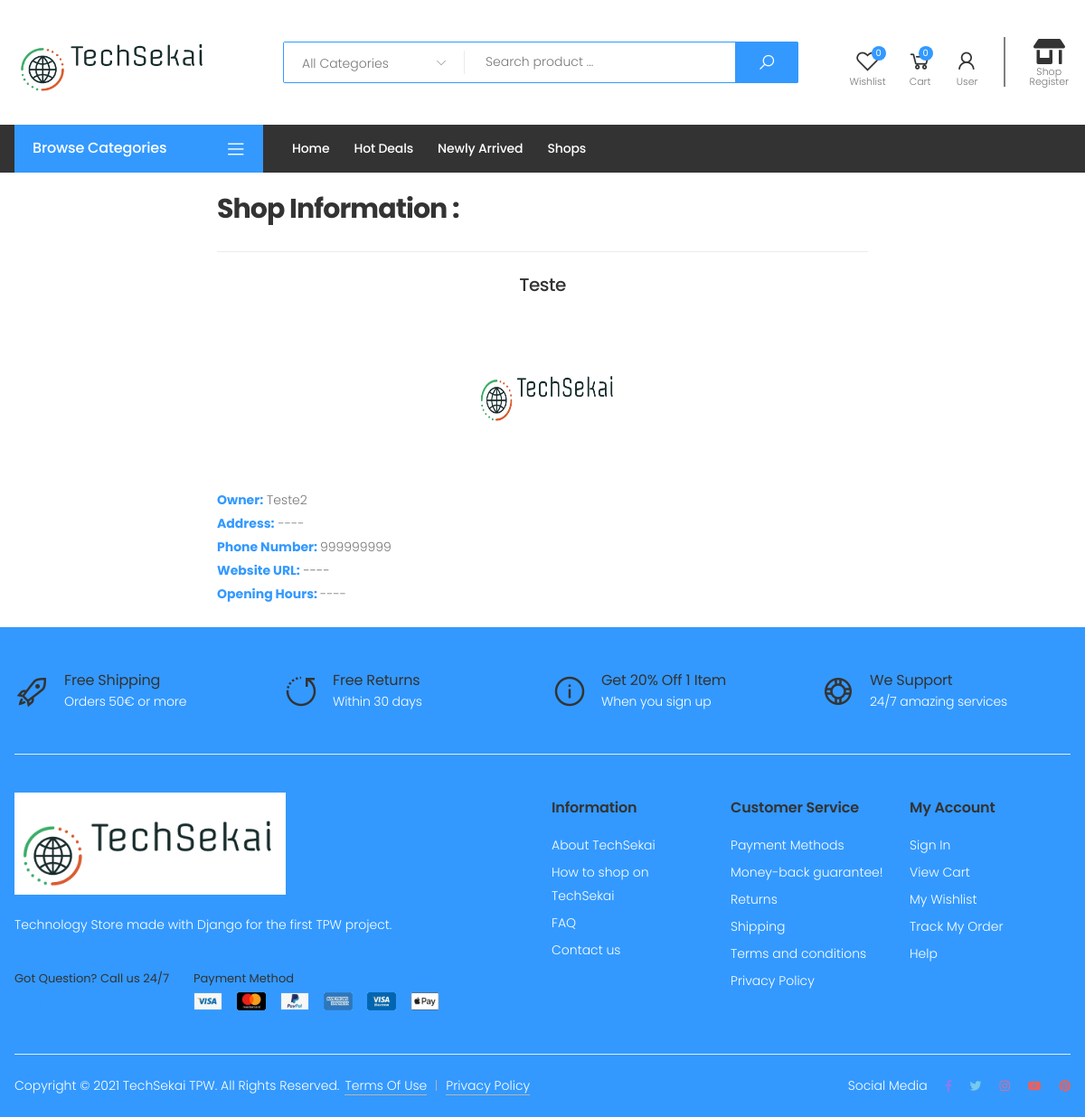
The page /shops/5/ on the database its author committed.
### TechSekai/models.py (models this page shows, shortened)
class Shop(models.Model):
    name = models.CharField(max_length=40, null=False)
    owner = models.OneToOneField(auth_models.User, on_delete=models.CASCADE)
    phone_number = models.PositiveBigIntegerField(null=True)
    address = models.ForeignKey(Address, on_delete=models.CASCADE, null=True)
    website = models.URLField(max_length=40, null=True)
    opening_hours = models.TimeField(null=True)
    image = models.ImageField(null=True, upload_to='images/')

### TechSekai/views.py (the view)
# urls.py: path('shops/<int:sid>/', views.see_shop, name='see_shop'),
def see_shop(request, sid):  ######
    shop = Shop.objects.get(id=sid)
    return render(request, 'shopDetails.html', {'shop': shop})

### TechSekai/context_processors.py (called while the page is built, shortened)
def category_context_processor(request):
    categories = cache.get('categories')
    if not categories:
        categories = Category.objects.all()
        cache.set('categories', categories)
    content = {'all_categories': categories.exclude(name='Other')}
    return content

### TechSekai/templatetags/auth_extras.py (called while the page is built)
@register.filter(name='has_group')
def has_group(user, group_name):
    group = Group.objects.get(name=group_name)
    return True if group in user.groups.all() else False

### TechSekai/templates/shopDetails.html
{% extends "mainLayout.html" %}
{% block main %}
    {% load static %}
    <div style="padding: 2% 20%;">
            <h3><b> Shop Information : </b></h3>
            <hr>
            <h5 align="center">{{ shop.name }}</h5>
            <div align="center">
                <img src="/media/{{ shop.image }}" alt="Shop image" style="height: 200px;width: 200px;" class="img-fluid">
            </div>
            <p><span style="color: #39f; font-weight: bold">Owner:</span>{% if shop.owner %} {{ shop.owner }}{% else %}  ---- {% endif %}</p>
            <p><span style="color: #39f; font-weight: bold">Address:</span>{% if shop.address %} {{ shop.address }}{% else %}  ---- {% endif %} </p>
            <p><span style="color: #39f; font-weight: bold">Phone Number: </span>{% if shop.phone_number %} {{ shop.phone_number }}{% else %}  ---- {% endif %}</p>
            <span style="color: #39f; font-weight: bold"> Website URL:</span> {% if shop.website %} <a href="{{ shop.website }}">{{ shop.website }}</a> {% else %}<span> ---- </span>{% endif %}
            <p><span style="color: #39f; font-weight: bold"> Opening Hours: </span> {% if shop.opening_hours %} {{ shop.opening_hours }}{% else %}  ---- {% endif %} </p>
    </div>
{% endblock %}

### rows shown on the page
Shop: name "Teste", image (picture), owner "Teste2", phone_number "999999999"
